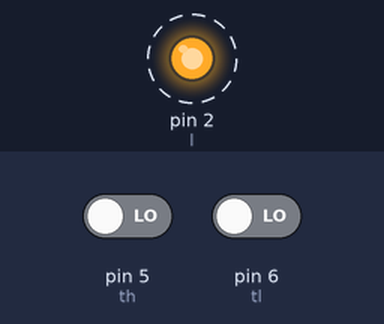
Simulated run of this sketch. Board: Arduino Uno, built with avr-gcc and run on an emulated ATmega328P. Shown: output pins drawn as LEDs (lit = HIGH). Dashed ring = blinking. The inputs (shaded band) are chosen by the test bench; at power-on: pin 5 (th) LOW, pin 6 (tl) LOW.

Above: at 0.7 s.
Timing chart, 0 to 3.5 s (numbered marks = the images above):
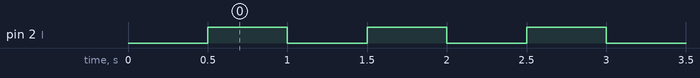

Measured:
- by itself, pin 2 (l): alternates HIGH for 0.50 s and LOW for 0.50 s

The sketch:

v19-syntax-ok-led-blinkt.ino
```cpp
int l = 2;
int th = 5;
int tl = 6;
int ch = 0;
void setup()
{

pinMode (l, OUTPUT ); //LED
pinMode (th, INPUT); // Touch 1     pin in und out festlegung
pinMode (tl, INPUT); // Touch 2
digitalWrite (l, LOW); // LED Signal Deffinieren
delay (500);
}

void loop()
{

if (digitalRead (th) == HIGH);
{

digitalWrite (l, +50);
delay (500);
if (l > 255);
{

digitalWrite (l, 0);
}
}
delay (500);

if (digitalRead (tl) ==HIGH);
{

digitalWrite (l, -50);

if (l < 0);

{
digitalWrite (l, 255);
}
}
delay (500);

if (digitalRead (th=tl) == HIGH);
{
  digitalWrite (l, 0);

}
delay (500);
}
```
